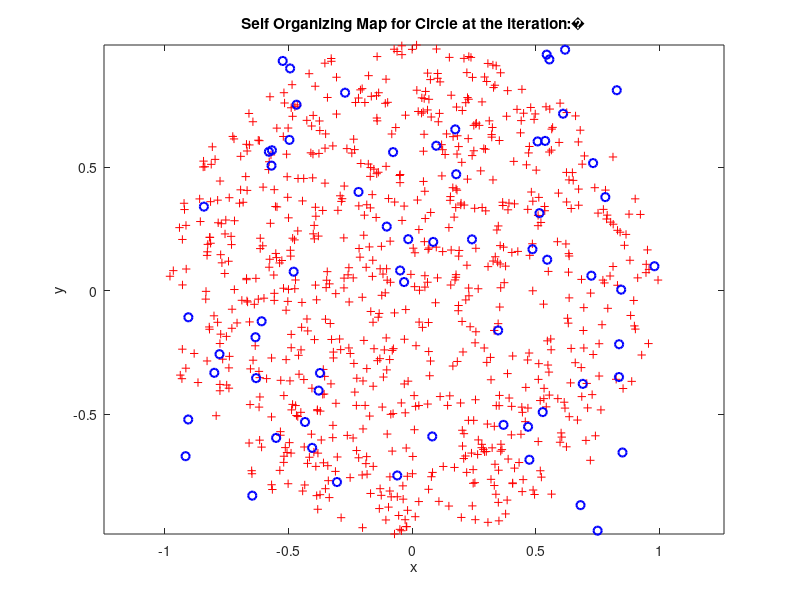
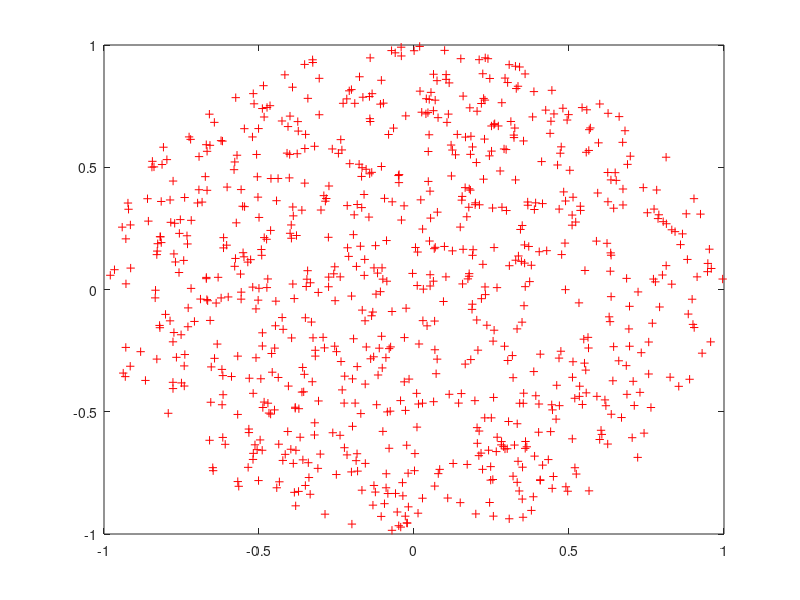

Source code (MATLAB) for these figures, in order: (Note: this script raises an error after producing the figures.)
clear all
clc
close all 
X = randn(800,2);
s2 = sum(X.^2,2);
trainX = (X.*repmat(1*(gammainc(s2/2,1).^(1/2))./sqrt(s2),1,2))';
plot(trainX(1,:),trainX(2,:),'+r');
somRow = 8;
somCol = 8;
sigma0 = sqrt(2^2+2^2)/2;
iter =550;

weights = -1+2*rand(somRow,somCol,2);
shaped_w =reshape(weights,2,somRow*somCol);
%lr = 0.1;
k =1;
for epoch = 0:iter
    % plotting the SOM
    if(rem(epoch,50) == 0|epoch ==1|epoch ==2|epoch ==4)
          figure(2)
    plot(trainX(1,:),trainX(2,:),'+r'); axis equal    
    hold on
    plot(shaped_w(1,:),shaped_w(2,:),'bo','Linewidth',1.5)
    hold off                
    title(["Self Organizing Map for Circle at the iteration:",epoch]);
    filename ="Q3b" +k;
    xlabel("x");
    ylabel("y");
    saveas(gcf,filename,"png");
    k = k+1;
    end
    for i = 1:size(trainX,2)
        shaped_w =reshape(weights,2,somRow*somCol);
        WMinusX = shaped_w-repmat(trainX(:,i),1,somRow*somCol);
        squared= WMinusX.^2;
        distance = (squared(1,:)+squared(2,:)).^0.5;
        winner = find(distance == min(distance));
        winCol = rem(winner,somRow);
        winRow = (winner-winCol)/somCol;
        for j = 1:size(shaped_w,2)
            Col = rem(j,somRow);
            Row = (j-Col)/somCol;
            %fprintf("Epoch %d Input %d Neuron %d ,negh result %f \n",epoch,i,j,neighborhood([1,j],[1,winner],M,N,j));
            shaped_w(:,j) = shaped_w(:,j)-learning_rate(epoch,iter)*neighborhood([Row,Col],[winRow,winCol],sigma0,epoch,iter)*(WMinusX(:,j));
        end
        weights = reshape(shaped_w,somRow,somCol,2);
    end
    
 	
    
  
end

  

function h  = neighborhood(w1,w2,sigma0,n,iter)
    T = iter;
    Tau1 = T/log(sigma0);
    sigma = sigma0 *exp(-n/Tau1);
    d = norm(w1-w2);
    h = exp(-d^2/(2*sigma^2));
end

function lr  = learning_rate(n,iter)
   lr0 = 0.1;
   tau =iter;
   lr = lr0*exp(-n/tau);
end